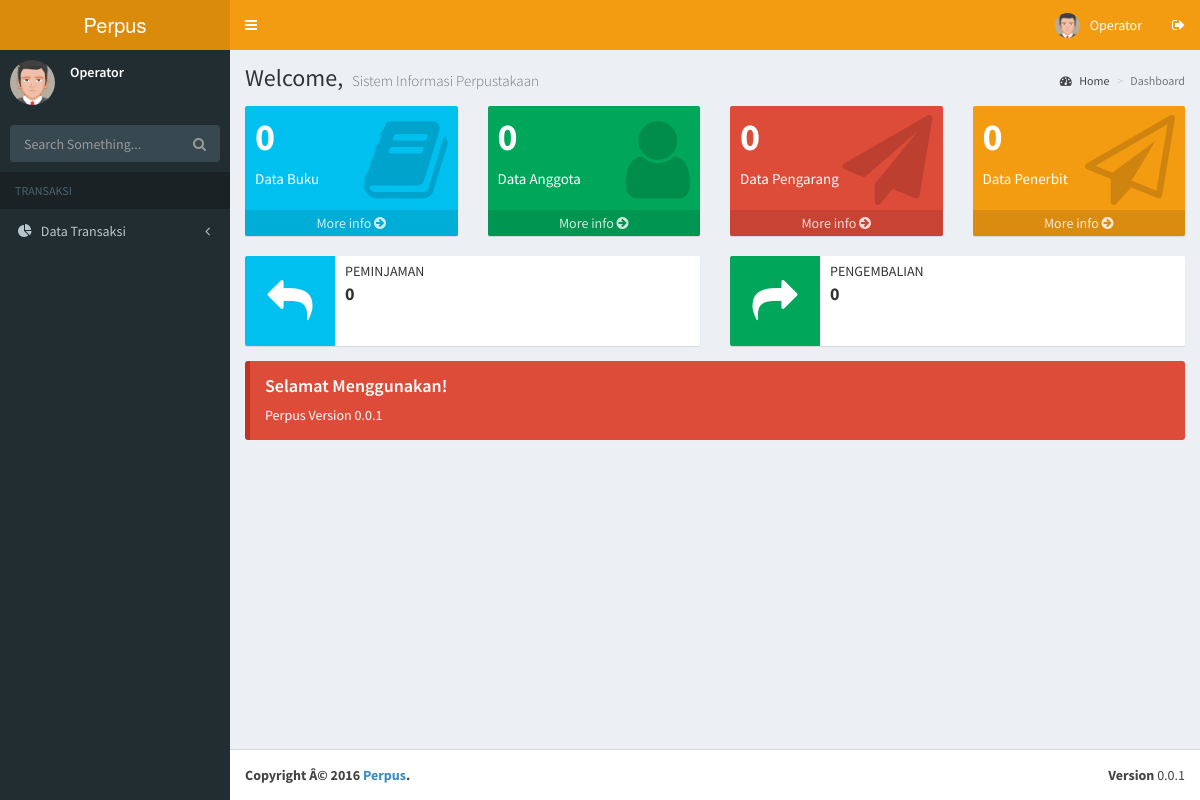
The app's page /admin.php (signed in) with its own data.
### tables this page shows
CREATE TABLE `setup` (
  `app_title` text NOT NULL,
  `app_version` text NOT NULL,
  `app_description` text NOT NULL,
  `app_footer` text NOT NULL,
  `app_theme` text NOT NULL
);

### content/home.php (the view)
<?php
                            include('config/koneksi.php');
                            $q1 = mysqli_query($connect, "SELECT * FROM tb_buku");
                            $countq1=mysqli_num_rows($q1);
							$q2 = mysqli_query($connect, "SELECT * FROM tb_anggota");
                            $countq2=mysqli_num_rows($q2);
							$q3 = mysqli_query($connect, "SELECT * FROM tb_pengarang");
                            $countq3=mysqli_num_rows($q3);
							$q4 = mysqli_query($connect, "SELECT * FROM tb_penerbit");
                            $countq4=mysqli_num_rows($q4);
							$q5 = mysqli_query($connect, "SELECT * FROM tb_peminjaman");
                            $countq5=mysqli_num_rows($q5);
							$q6 = mysqli_query($connect, "SELECT * FROM tb_pengembalian");
                            $countq6=mysqli_num_rows($q6);
                            ?>
      <div class="content-wrapper">
        <section class="content-header">
          <h1>
            Welcome,
            <small><?php echo $app['app_description'];?></small>
          </h1>
          <ol class="breadcrumb">
            <li><a href="#"><i class="fa fa-dashboard"></i> Home</a></li>
            <li class="active">Dashboard</li>
          </ol>
        </section>
        <section class="content">
          <div class="row">
            <div class="col-lg-3 col-xs-6">
              <div class="small-box bg-aqua">
                <div class="inner">
                  <h3><?php echo $countq1;?></h3>
                  <p>Data Buku</p>
                </div>
                <div class="icon">
                  <i class="fa fa-book"></i>
                </div>
                <a href="?page=data_buku" class="small-box-footer">
                  More info <i class="fa fa-arrow-circle-right"></i>
                </a>
              </div>
            </div>
            <div class="col-lg-3 col-xs-6">
              <div class="small-box bg-green">
                <div class="inner">
                  <h3><?php echo $countq2;?></h3>
                  <p>Data Anggota</p>
                </div>
                <div class="icon">
                  <i class="fa fa-user"></i>
                </div>
                <a href="?page=data_anggota" class="small-box-footer">
                  More info <i class="fa fa-arrow-circle-right"></i>
                </a>
              </div>
            </div>
            <div class="col-lg-3 col-xs-6">
              <div class="small-box bg-red">
                <div class="inner">
                  <h3><?php echo $countq3;?></h3>
                  <p>Data Pengarang</p>
                </div>
                <div class="icon">
                  <i class="fa fa-send"></i>
                </div>
                <a href="?page=data_pengarang" class="small-box-footer">
                  More info <i class="fa fa-arrow-circle-right"></i>
                </a>
              </div>
            </div>
            <div class="col-lg-3 col-xs-6">
              <div class="small-box bg-yellow">
                <div class="inner">
                  <h3><?php echo $countq4;?></h3>
                  <p>Data Penerbit</p>
                </div>
                <div class="icon">
                  <i class="fa fa-send-o"></i>
                </div>
                <a href="?page=data_penerbit" class="small-box-footer">
                  More info <i class="fa fa-arrow-circle-right"></i>
                </a>
              </div>
            </div>
          </div>
		  <div class="row">
            <div class="col-md-6 col-sm-6 col-xs-12">
              <div class="info-box">
                <span class="info-box-icon bg-aqua"><i class="fa fa-mail-reply"></i></span>
                <div class="info-box-content">
                  <span class="info-box-text">Peminjaman</span>
                  <span class="info-box-number"><?php echo $countq5;?></span>
                </div>
              </div>
            </div>
            <div class="col-md-6 col-sm-6 col-xs-12">
              <div class="info-box">
                <span class="info-box-icon bg-green"><i class="fa fa-mail-forward"></i></span>
                <div class="info-box-content">
                  <span class="info-box-text">Pengembalian</span>
                  <span class="info-box-number"><?php echo $countq6;?></span>
                </div>
              </div>
            </div>
		   </div>
          <div class="row">
            <div class="col-md-12">
              <div class="callout callout-danger">
                  <h4>Selamat Menggunakan!</h4>
                  <p><?php echo $app['app_title'];?> Version <?php echo $app['app_version'];?></p>
              </div>
            </div>
          </div>
        </section>
      </div>

### head.php (shortened to what this page needs)
<?php
                            include('config/koneksi.php');
                            $appquery = mysqli_query($connect, "SELECT * FROM setup LIMIT 1");
                            $app=mysqli_fetch_array($appquery);
                            ?>
<!DOCTYPE html>
<html>
  <head>
    <link rel="stylesheet" href="bootstrap/css/bootstrap.min.css">
    <link rel="stylesheet" href="https://maxcdn.bootstrapcdn.com/font-awesome/4.4.0/css/font-awesome.min.css">
    <link rel="stylesheet" href="https://code.ionicframework.com/ionicons/2.0.1/css/ionicons.min.css">
    <link rel="stylesheet" href="plugins/datatables/dataTables.bootstrap.css">
    <link rel="stylesheet" href="dist/css/AdminLTE.min.css">
    <link rel="stylesheet" href="dist/css/skins/_all-skins.min.css">
    <link rel="stylesheet" href="plugins/select2/select2.min.css">
  </head>
  <body class="hold-transition <?php echo $app['app_theme'];?> layout-boxed">
    <div class="wrapper">
      <header class="main-header">
        <a href="admin.php" class="logo">
          <span class="logo-lg"><?php echo $app['app_title'];?></span>
        </a>
        <nav class="navbar navbar-static-top" role="navigation">
          <a href="#" class="sidebar-toggle" data-toggle="offcanvas" role="button">
          </a>
          <div class="navbar-custom-menu">
            <ul class="nav navbar-nav">
              <li class="dropdown user user-menu">
                <a href="#" class="dropdown-toggle" data-toggle="dropdown">
                  <img src="dist/img/avatar5.png" class="user-image" alt="User Image">
                  <span class="hidden-xs"><?php echo $_SESSION['nm_petugas']; ?></span>
                </a>
              </li>
              <li>
                <a href="logout.php"><i class="fa fa-sign-out"></i></a>
              </li>
            </ul>
          </div>
        </nav>
      </header>
      <aside class="main-sidebar">
        <section class="sidebar">
          <div class="user-panel">
            <div class="pull-left image">
              <img src="dist/img/avatar5.png" class="img-circle" alt="User Image">
            </div>
            <div class="pull-left info">
              <p><?php echo $_SESSION['nm_petugas']; ?></p>
            </div>
          </div>
          <form action="search.php" method="get" class="sidebar-form">
            <div class="input-group">
              <input type="text" name="q" class="form-control" placeholder="Search Something...">
              <span class="input-group-btn">
                <button type="submit" id="search-btn" class="btn btn-flat"><i class="fa fa-search"></i></button>
              </span>
            </div>
          </form>
		  <ul class="sidebar-menu">
            <li class="header">TRANSAKSI</li>
			<li class="treeview">
              <a href="#">
                <i class="fa fa-pie-chart"></i>
                <span>Data Transaksi</span>
                <i class="fa fa-angle-left pull-right"></i>
              </a>
            </li>
          </ul>
        </section>
      </aside>

### footer.php (shortened to what this page needs)
<footer class="main-footer">
        <div class="pull-right hidden-xs">
          <b>Version</b> <?php echo $app['app_version'];?>
        </div>
        <strong><?php echo $app['app_footer'];?></strong>
      </footer>
    </div>
  </body>
</html>

### records on screen
setup: app_title "Perpus", app_description "Sistem Informasi Perpustakaan", app_version "0.0.1", app_footer "Copyright Â© 2016 Perpus ."

### other values on screen
$_SESSION['nm_petugas'] "Operator"
$countq1 "0"
$countq2 "0"
$countq3 "0"
$countq4 "0"
$countq5 "0"
$countq6 "0"
